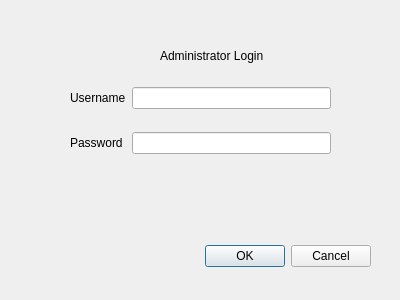
<?xml version="1.0" encoding="UTF-8"?>
<ui version="4.0">
 <class>AdminLogin</class>
 <widget class="QDialog" name="AdminLogin">
  <property name="geometry">
   <rect>
    <x>0</x>
    <y>0</y>
    <width>400</width>
    <height>300</height>
   </rect>
  </property>
  <property name="windowTitle">
   <string>Dialog</string>
  </property>
  <widget class="QDialogButtonBox" name="buttonBox">
   <property name="geometry">
    <rect>
     <x>30</x>
     <y>240</y>
     <width>341</width>
     <height>32</height>
    </rect>
   </property>
   <property name="orientation">
    <enum>Qt::Horizontal</enum>
   </property>
   <property name="standardButtons">
    <set>QDialogButtonBox::Cancel|QDialogButtonBox::Ok</set>
   </property>
  </widget>
  <widget class="QLabel" name="label_3">
   <property name="geometry">
    <rect>
     <x>160</x>
     <y>40</y>
     <width>111</width>
     <height>31</height>
    </rect>
   </property>
   <property name="text">
    <string>Administrator Login</string>
   </property>
  </widget>
  <widget class="QWidget" name="">
   <property name="geometry">
    <rect>
     <x>70</x>
     <y>70</y>
     <width>261</width>
     <height>101</height>
    </rect>
   </property>
   <layout class="QVBoxLayout" name="verticalLayout">
    <item>
     <layout class="QHBoxLayout" name="horizontalLayout_2">
      <item>
       <widget class="QLabel" name="label">
        <property name="text">
         <string>Username</string>
        </property>
       </widget>
      </item>
      <item>
       <widget class="QLineEdit" name="lineEdit_user"/>
      </item>
     </layout>
    </item>
    <item>
     <layout class="QHBoxLayout" name="horizontalLayout">
      <item>
       <widget class="QLabel" name="label_2">
        <property name="text">
         <string>Password </string>
        </property>
       </widget>
      </item>
      <item>
       <widget class="QLineEdit" name="lineEdit_pass"/>
      </item>
     </layout>
    </item>
   </layout>
  </widget>
 </widget>
 <resources/>
 <connections>
  <connection>
   <sender>buttonBox</sender>
   <signal>accepted()</signal>
   <receiver>AdminLogin</receiver>
   <slot>accept()</slot>
   <hints>
    <hint type="sourcelabel">
     <x>248</x>
     <y>254</y>
    </hint>
    <hint type="destinationlabel">
     <x>157</x>
     <y>274</y>
    </hint>
   </hints>
  </connection>
  <connection>
   <sender>buttonBox</sender>
   <signal>rejected()</signal>
   <receiver>AdminLogin</receiver>
   <slot>reject()</slot>
   <hints>
    <hint type="sourcelabel">
     <x>316</x>
     <y>260</y>
    </hint>
    <hint type="destinationlabel">
     <x>286</x>
     <y>274</y>
    </hint>
   </hints>
  </connection>
 </connections>
</ui>
